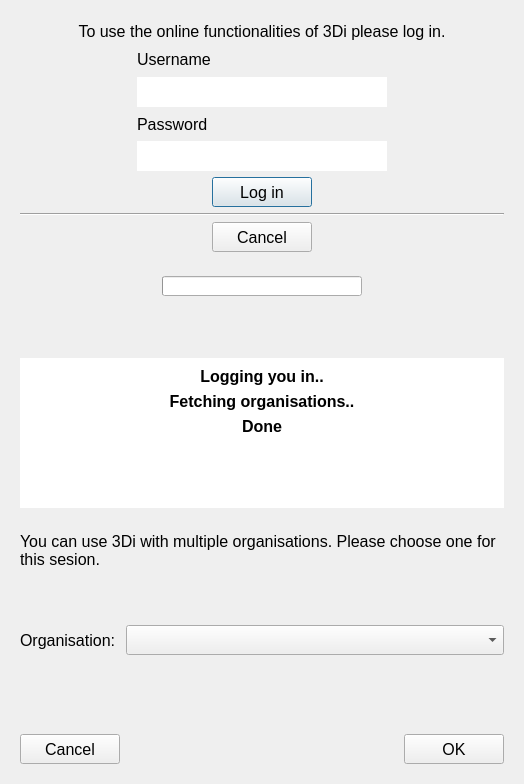
<?xml version="1.0" encoding="UTF-8"?>
<ui version="4.0">
 <class>Dialog</class>
 <widget class="QDialog" name="Dialog">
  <property name="windowModality">
   <enum>Qt::NonModal</enum>
  </property>
  <property name="geometry">
   <rect>
    <x>0</x>
    <y>0</y>
    <width>524</width>
    <height>780</height>
   </rect>
  </property>
  <property name="sizePolicy">
   <sizepolicy hsizetype="Preferred" vsizetype="Minimum">
    <horstretch>0</horstretch>
    <verstretch>0</verstretch>
   </sizepolicy>
  </property>
  <property name="font">
   <font>
    <family>Segoe UI</family>
   </font>
  </property>
  <property name="windowTitle">
   <string>Log in</string>
  </property>
  <layout class="QGridLayout" name="gridLayout">
   <item row="0" column="0" colspan="2">
    <widget class="QWidget" name="log_in_widget" native="true">
     <property name="sizePolicy">
      <sizepolicy hsizetype="Expanding" vsizetype="Expanding">
       <horstretch>0</horstretch>
       <verstretch>0</verstretch>
      </sizepolicy>
     </property>
     <property name="minimumSize">
      <size>
       <width>500</width>
       <height>250</height>
      </size>
     </property>
     <property name="font">
      <font>
       <family>Segoe UI</family>
       <pointsize>12</pointsize>
      </font>
     </property>
     <layout class="QGridLayout" name="gridLayout_5">
      <item row="1" column="1">
       <widget class="QLabel" name="label_2">
        <property name="text">
         <string>Username</string>
        </property>
        <property name="indent">
         <number>0</number>
        </property>
       </widget>
      </item>
      <item row="1" column="2">
       <spacer name="horizontalSpacer_4">
        <property name="orientation">
         <enum>Qt::Horizontal</enum>
        </property>
        <property name="sizeHint" stdset="0">
         <size>
          <width>108</width>
          <height>20</height>
         </size>
        </property>
       </spacer>
      </item>
      <item row="3" column="1">
       <widget class="QLabel" name="label_3">
        <property name="text">
         <string>Password</string>
        </property>
       </widget>
      </item>
      <item row="1" column="0">
       <spacer name="horizontalSpacer_3">
        <property name="orientation">
         <enum>Qt::Horizontal</enum>
        </property>
        <property name="sizeHint" stdset="0">
         <size>
          <width>108</width>
          <height>20</height>
         </size>
        </property>
       </spacer>
      </item>
      <item row="4" column="1">
       <widget class="QLineEdit" name="le_pass">
        <property name="sizePolicy">
         <sizepolicy hsizetype="Expanding" vsizetype="Preferred">
          <horstretch>0</horstretch>
          <verstretch>0</verstretch>
         </sizepolicy>
        </property>
        <property name="minimumSize">
         <size>
          <width>250</width>
          <height>30</height>
         </size>
        </property>
        <property name="text">
         <string/>
        </property>
        <property name="frame">
         <bool>false</bool>
        </property>
        <property name="echoMode">
         <enum>QLineEdit::Password</enum>
        </property>
       </widget>
      </item>
      <item row="2" column="1">
       <widget class="QLineEdit" name="le_user">
        <property name="sizePolicy">
         <sizepolicy hsizetype="MinimumExpanding" vsizetype="Preferred">
          <horstretch>0</horstretch>
          <verstretch>0</verstretch>
         </sizepolicy>
        </property>
        <property name="minimumSize">
         <size>
          <width>250</width>
          <height>30</height>
         </size>
        </property>
        <property name="text">
         <string/>
        </property>
        <property name="frame">
         <bool>false</bool>
        </property>
        <property name="cursorPosition">
         <number>0</number>
        </property>
       </widget>
      </item>
      <item row="0" column="0" colspan="3">
       <widget class="QLabel" name="label">
        <property name="sizePolicy">
         <sizepolicy hsizetype="MinimumExpanding" vsizetype="Preferred">
          <horstretch>0</horstretch>
          <verstretch>0</verstretch>
         </sizepolicy>
        </property>
        <property name="text">
         <string>To use the online functionalities of 3Di please log in.</string>
        </property>
        <property name="alignment">
         <set>Qt::AlignCenter</set>
        </property>
       </widget>
      </item>
      <item row="7" column="1">
       <layout class="QHBoxLayout" name="horizontalLayout_4">
        <item>
         <spacer name="horizontalSpacer_14">
          <property name="orientation">
           <enum>Qt::Horizontal</enum>
          </property>
          <property name="sizeHint" stdset="0">
           <size>
            <width>40</width>
            <height>20</height>
           </size>
          </property>
         </spacer>
        </item>
        <item>
         <widget class="QPushButton" name="pb_cancel">
          <property name="sizePolicy">
           <sizepolicy hsizetype="Preferred" vsizetype="Preferred">
            <horstretch>0</horstretch>
            <verstretch>0</verstretch>
           </sizepolicy>
          </property>
          <property name="minimumSize">
           <size>
            <width>100</width>
            <height>30</height>
           </size>
          </property>
          <property name="maximumSize">
           <size>
            <width>16777215</width>
            <height>16777215</height>
           </size>
          </property>
          <property name="text">
           <string>Cancel</string>
          </property>
         </widget>
        </item>
        <item>
         <spacer name="horizontalSpacer_15">
          <property name="orientation">
           <enum>Qt::Horizontal</enum>
          </property>
          <property name="sizeHint" stdset="0">
           <size>
            <width>40</width>
            <height>20</height>
           </size>
          </property>
         </spacer>
        </item>
       </layout>
      </item>
      <item row="6" column="0" colspan="3">
       <widget class="Line" name="line">
        <property name="orientation">
         <enum>Qt::Horizontal</enum>
        </property>
       </widget>
      </item>
      <item row="5" column="1">
       <layout class="QHBoxLayout" name="horizontalLayout_5">
        <item>
         <spacer name="horizontalSpacer_9">
          <property name="orientation">
           <enum>Qt::Horizontal</enum>
          </property>
          <property name="sizeHint" stdset="0">
           <size>
            <width>40</width>
            <height>20</height>
           </size>
          </property>
         </spacer>
        </item>
        <item>
         <widget class="QPushButton" name="pb_log_in">
          <property name="sizePolicy">
           <sizepolicy hsizetype="Preferred" vsizetype="Preferred">
            <horstretch>0</horstretch>
            <verstretch>0</verstretch>
           </sizepolicy>
          </property>
          <property name="minimumSize">
           <size>
            <width>100</width>
            <height>30</height>
           </size>
          </property>
          <property name="maximumSize">
           <size>
            <width>1677721</width>
            <height>16777215</height>
           </size>
          </property>
          <property name="layoutDirection">
           <enum>Qt::LeftToRight</enum>
          </property>
          <property name="text">
           <string>Log in</string>
          </property>
          <property name="checkable">
           <bool>false</bool>
          </property>
          <property name="default">
           <bool>true</bool>
          </property>
         </widget>
        </item>
        <item>
         <spacer name="horizontalSpacer_12">
          <property name="orientation">
           <enum>Qt::Horizontal</enum>
          </property>
          <property name="sizeHint" stdset="0">
           <size>
            <width>40</width>
            <height>20</height>
           </size>
          </property>
         </spacer>
        </item>
       </layout>
      </item>
     </layout>
    </widget>
   </item>
   <item row="1" column="0" colspan="2">
    <widget class="QWidget" name="wait_widget" native="true">
     <property name="sizePolicy">
      <sizepolicy hsizetype="Preferred" vsizetype="Expanding">
       <horstretch>0</horstretch>
       <verstretch>0</verstretch>
      </sizepolicy>
     </property>
     <property name="minimumSize">
      <size>
       <width>500</width>
       <height>250</height>
      </size>
     </property>
     <property name="font">
      <font>
       <family>Segoe UI</family>
       <pointsize>12</pointsize>
      </font>
     </property>
     <layout class="QGridLayout" name="gridLayout_6">
      <item row="0" column="1">
       <widget class="QProgressBar" name="log_pbar">
        <property name="sizePolicy">
         <sizepolicy hsizetype="Expanding" vsizetype="Preferred">
          <horstretch>0</horstretch>
          <verstretch>0</verstretch>
         </sizepolicy>
        </property>
        <property name="minimumSize">
         <size>
          <width>200</width>
          <height>20</height>
         </size>
        </property>
        <property name="font">
         <font>
          <pointsize>5</pointsize>
         </font>
        </property>
        <property name="maximum">
         <number>100</number>
        </property>
        <property name="value">
         <number>0</number>
        </property>
        <property name="textVisible">
         <bool>false</bool>
        </property>
       </widget>
      </item>
      <item row="0" column="2">
       <spacer name="horizontalSpacer_6">
        <property name="orientation">
         <enum>Qt::Horizontal</enum>
        </property>
        <property name="sizeHint" stdset="0">
         <size>
          <width>40</width>
          <height>20</height>
         </size>
        </property>
       </spacer>
      </item>
      <item row="0" column="0">
       <spacer name="horizontalSpacer_5">
        <property name="orientation">
         <enum>Qt::Horizontal</enum>
        </property>
        <property name="sizeHint" stdset="0">
         <size>
          <width>40</width>
          <height>20</height>
         </size>
        </property>
       </spacer>
      </item>
      <item row="2" column="0" colspan="3">
       <widget class="QWidget" name="msg_widget" native="true">
        <property name="sizePolicy">
         <sizepolicy hsizetype="Preferred" vsizetype="MinimumExpanding">
          <horstretch>0</horstretch>
          <verstretch>0</verstretch>
         </sizepolicy>
        </property>
        <property name="minimumSize">
         <size>
          <width>0</width>
          <height>150</height>
         </size>
        </property>
        <property name="font">
         <font>
          <family>Segoe UI</family>
          <pointsize>12</pointsize>
         </font>
        </property>
        <property name="styleSheet">
         <string notr="true">QWidget {background-color: white;}</string>
        </property>
        <layout class="QVBoxLayout" name="verticalLayout_2">
         <item>
          <widget class="QLabel" name="log_msg">
           <property name="font">
            <font>
             <family>Segoe UI</family>
             <pointsize>12</pointsize>
             <weight>75</weight>
             <bold>true</bold>
            </font>
           </property>
           <property name="text">
            <string>Logging you in..</string>
           </property>
           <property name="alignment">
            <set>Qt::AlignCenter</set>
           </property>
          </widget>
         </item>
         <item>
          <widget class="QLabel" name="fetch_msg">
           <property name="font">
            <font>
             <family>Segoe UI</family>
             <pointsize>12</pointsize>
             <weight>75</weight>
             <bold>true</bold>
            </font>
           </property>
           <property name="text">
            <string>Fetching organisations..</string>
           </property>
           <property name="alignment">
            <set>Qt::AlignCenter</set>
           </property>
          </widget>
         </item>
         <item>
          <widget class="QLabel" name="done_msg">
           <property name="font">
            <font>
             <family>Segoe UI</family>
             <pointsize>12</pointsize>
             <weight>75</weight>
             <bold>true</bold>
            </font>
           </property>
           <property name="text">
            <string>Done</string>
           </property>
           <property name="alignment">
            <set>Qt::AlignCenter</set>
           </property>
          </widget>
         </item>
         <item>
          <spacer name="verticalSpacer_3">
           <property name="orientation">
            <enum>Qt::Vertical</enum>
           </property>
           <property name="sizeHint" stdset="0">
            <size>
             <width>20</width>
             <height>40</height>
            </size>
           </property>
          </spacer>
         </item>
        </layout>
       </widget>
      </item>
      <item row="1" column="1">
       <spacer name="verticalSpacer_5">
        <property name="orientation">
         <enum>Qt::Vertical</enum>
        </property>
        <property name="sizeHint" stdset="0">
         <size>
          <width>20</width>
          <height>40</height>
         </size>
        </property>
       </spacer>
      </item>
     </layout>
    </widget>
   </item>
   <item row="2" column="0" colspan="2">
    <widget class="QWidget" name="organisation_widget" native="true">
     <property name="minimumSize">
      <size>
       <width>500</width>
       <height>250</height>
      </size>
     </property>
     <layout class="QGridLayout" name="gridLayout_9">
      <item row="3" column="0" colspan="4">
       <spacer name="verticalSpacer_6">
        <property name="orientation">
         <enum>Qt::Vertical</enum>
        </property>
        <property name="sizeHint" stdset="0">
         <size>
          <width>20</width>
          <height>40</height>
         </size>
        </property>
       </spacer>
      </item>
      <item row="1" column="0" colspan="4">
       <spacer name="verticalSpacer_7">
        <property name="orientation">
         <enum>Qt::Vertical</enum>
        </property>
        <property name="sizeType">
         <enum>QSizePolicy::Preferred</enum>
        </property>
        <property name="sizeHint" stdset="0">
         <size>
          <width>20</width>
          <height>50</height>
         </size>
        </property>
       </spacer>
      </item>
      <item row="2" column="1" colspan="3">
       <widget class="QComboBox" name="organisations_box">
        <property name="minimumSize">
         <size>
          <width>0</width>
          <height>30</height>
         </size>
        </property>
        <property name="font">
         <font>
          <pointsize>10</pointsize>
         </font>
        </property>
       </widget>
      </item>
      <item row="0" column="0" colspan="4">
       <widget class="QLabel" name="organisation_label">
        <property name="font">
         <font>
          <pointsize>12</pointsize>
         </font>
        </property>
        <property name="text">
         <string>You can use 3Di with multiple organisations. Please choose one for this sesion.</string>
        </property>
        <property name="wordWrap">
         <bool>true</bool>
        </property>
       </widget>
      </item>
      <item row="2" column="0">
       <widget class="QLabel" name="label_6">
        <property name="maximumSize">
         <size>
          <width>120</width>
          <height>16777215</height>
         </size>
        </property>
        <property name="font">
         <font>
          <pointsize>12</pointsize>
         </font>
        </property>
        <property name="text">
         <string>Organisation:</string>
        </property>
       </widget>
      </item>
      <item row="4" column="3">
       <widget class="QPushButton" name="pb_organisation">
        <property name="sizePolicy">
         <sizepolicy hsizetype="Minimum" vsizetype="Fixed">
          <horstretch>0</horstretch>
          <verstretch>0</verstretch>
         </sizepolicy>
        </property>
        <property name="minimumSize">
         <size>
          <width>100</width>
          <height>30</height>
         </size>
        </property>
        <property name="maximumSize">
         <size>
          <width>16777215</width>
          <height>16777215</height>
         </size>
        </property>
        <property name="font">
         <font>
          <pointsize>12</pointsize>
         </font>
        </property>
        <property name="text">
         <string>OK</string>
        </property>
       </widget>
      </item>
      <item row="4" column="2">
       <spacer name="horizontalSpacer_10">
        <property name="orientation">
         <enum>Qt::Horizontal</enum>
        </property>
        <property name="sizeHint" stdset="0">
         <size>
          <width>40</width>
          <height>20</height>
         </size>
        </property>
       </spacer>
      </item>
      <item row="4" column="0">
       <widget class="QPushButton" name="pb_cancel_organisation">
        <property name="minimumSize">
         <size>
          <width>100</width>
          <height>30</height>
         </size>
        </property>
        <property name="maximumSize">
         <size>
          <width>16777215</width>
          <height>16777215</height>
         </size>
        </property>
        <property name="font">
         <font>
          <pointsize>12</pointsize>
         </font>
        </property>
        <property name="text">
         <string>Cancel</string>
        </property>
       </widget>
      </item>
     </layout>
    </widget>
   </item>
  </layout>
 </widget>
 <tabstops>
  <tabstop>le_user</tabstop>
  <tabstop>le_pass</tabstop>
  <tabstop>pb_log_in</tabstop>
  <tabstop>pb_cancel</tabstop>
  <tabstop>organisations_box</tabstop>
  <tabstop>pb_organisation</tabstop>
 </tabstops>
 <resources/>
 <connections/>
</ui>
